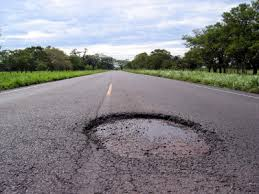
#> input picture Deep Blue/test images/pot12.jfif, 259 x 194 px
$ jupyter execute histogram_approach.ipynb
#> lines starting #> are read from the running program, lines starting #| are printed output that depends on the picture; after the words box and inside, x2 and y2 are one past the last pixel; in counts of white or black regions, pixels touching at a corner belong together
[cell 1]
import numpy as np
import argparse
import cv2

image = cv2.imread('test images/pot12.jfif')#pot07,img22.jfif,p77,pot01.jfif,pot02.jpg,pot06.jfif
#> image is the input picture: shape (194, 259, 3); mean B, G, R 133.8, 130.6, 131.8
orig = image.copy()
gray = cv2.cvtColor(image, cv2.COLOR_BGR2GRAY)
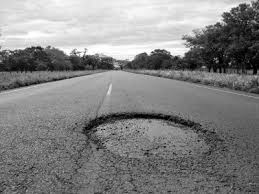
#> gray: shape (194, 259); min 0, max 255, mean 131.4
gray = cv2.GaussianBlur(gray, (11, 11), 0)
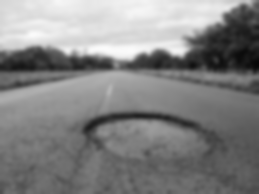
#> gray: shape (194, 259); min 7, max 251, mean 131.4
(minVal, maxVal, minLoc, maxLoc) = cv2.minMaxLoc(gray)
#> minVal = 7; maxVal = 251; minLoc = (257, 62); maxLoc = (101, 48)
image = orig.copy()
cv2.circle(image, minLoc, 1, (255, 0, 0), 2)
#> image: shape (194, 259, 3); 0.04% of pixels changed, all inside (x1, y1, x2, y2) = (255, 60, 259, 65)

# display the results of our newly improved method
cv2.imshow("Robust", image)
cv2.waitKey(0)

[cell 2]
import numpy as np
import imutils
import cv2
from matplotlib import pyplot as plt

img = cv2.imread('test images/pot12.jfif')#pot07,img22.jfif,p77,pot01.jfif,pot02.jpg,pot06.jfif
img33=img


plt.imshow(img33),
plt.show()
mask = np.zeros(img.shape[:2],np.uint8)

bgdModel = np.zeros((1,65),np.float64)
fgdModel = np.zeros((1,65),np.float64)

# rect = (50,50,450,290)
rect = (50,50,220,150)
cv2.grabCut(img,mask,rect,bgdModel,fgdModel,5,cv2.GC_INIT_WITH_RECT)

mask2 = np.where((mask==2)|(mask==0),0,1).astype('uint8')
img = img*mask2[:,:,np.newaxis]
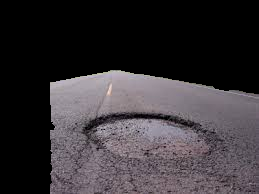
#> img: shape (194, 259, 3); mean B, G, R 55.3, 51.6, 56.2

plt.imshow(img),
plt.show()
# orig = image.copy()

background = img33-img
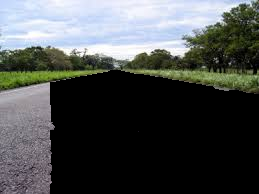
#> background: shape (194, 259, 3); mean B, G, R 78.5, 79, 75.6
background[np.where((background > [0,0,0]).all(axis = 2))] =[255,255,255]
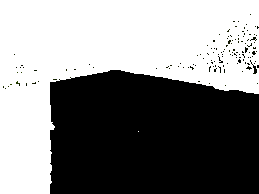
#> background: shape (194, 259, 3); mean B, G, R 133.2, 133.3, 133.3
final = background + img
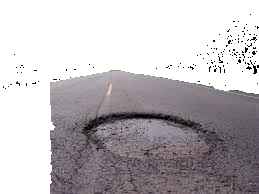
#> final: shape (194, 259, 3); mean B, G, R 188.5, 184.9, 189.4
# cv2.imshow("image", final )
# display the results of our newly improved method
gray = cv2.cvtColor(final, cv2.COLOR_BGR2GRAY)
gray = cv2.GaussianBlur(gray, (11, 11), 0)
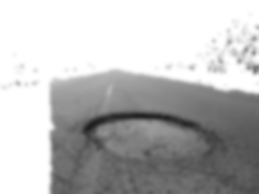
#> gray: shape (194, 259); min 30, max 255, mean 186.7
(minVal, maxVal, minLoc, maxLoc) = cv2.minMaxLoc(gray)
#> minVal = 30; maxVal = 255; minLoc = (90, 126); maxLoc = (0, 0)
# image = orig.copy()
cv2.circle(final, minLoc, 1, (255, 0, 0), 2)
#> final: shape (194, 259, 3); 0.04% of pixels changed, all inside (x1, y1, x2, y2) = (88, 124, 93, 129)
cv2.imshow("Robust", final)

cv2.waitKey(0)

$ run again, with Deep Blue/test images/img22.jfif copied over Deep Blue/test images/pot12.jfif
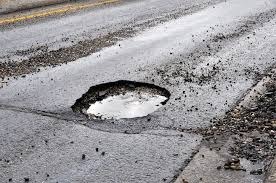
#> input picture Deep Blue/test images/img22.jfif, 276 x 183 px
#> image is the input picture: shape (183, 276, 3); mean B, G, R 152.1, 149.4, 151.4
#> `gray = cv2.GaussianBlur(gray, (11, 11), 0)`:
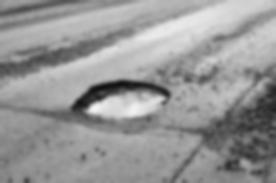
#> gray: shape (183, 276); min 16, max 244, mean 150.3
#> `(minVal, maxVal, minLoc, maxLoc) = cv2.minMaxLoc(gray)`: minVal = 16; maxVal = 244; minLoc = (102, 87); maxLoc = (94, 108)
#> image: shape (183, 276, 3); 0.04% of pixels changed, all inside (x1, y1, x2, y2) = (100, 85, 105, 90)
#> `gray = cv2.GaussianBlur(gray, (11, 11), 0)`:
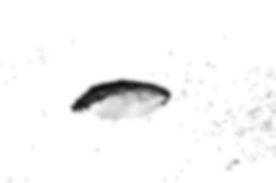
#> gray: shape (183, 276); min 18, max 255, mean 247.3
#> `(minVal, maxVal, minLoc, maxLoc) = cv2.minMaxLoc(gray)`: minVal = 18; maxVal = 255; maxLoc = (0, 0)

$ run again, with Deep Blue/test images/pot01.jfif copied over Deep Blue/test images/pot12.jfif
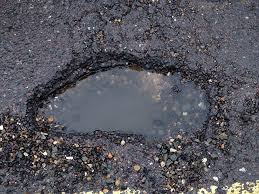
#> input picture Deep Blue/test images/pot01.jfif, 259 x 194 px
#> image is the input picture: shape (194, 259, 3); mean B, G, R 94.5, 86.7, 87.3
#> `gray = cv2.GaussianBlur(gray, (11, 11), 0)`:
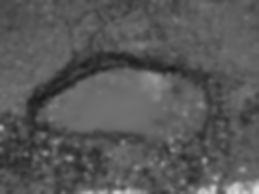
#> gray: shape (194, 259); min 26, max 221, mean 87.7
#> `(minVal, maxVal, minLoc, maxLoc) = cv2.minMaxLoc(gray)`: minVal = 26; maxVal = 221; minLoc = (41, 98); maxLoc = (258, 189)
#> image: shape (194, 259, 3); 0.04% of pixels changed, all inside (x1, y1, x2, y2) = (39, 96, 44, 101)
#> `gray = cv2.GaussianBlur(gray, (11, 11), 0)`:
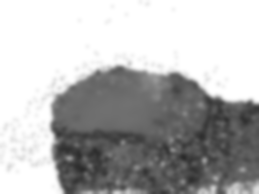
#> gray: shape (194, 259); min 42, max 255, mean 181
#> `(minVal, maxVal, minLoc, maxLoc) = cv2.minMaxLoc(gray)`: minVal = 42; maxVal = 255; minLoc = (183, 157); maxLoc = (0, 0)

$ run again, with Deep Blue/test images/pot02.jpg saved as Deep Blue/test images/pot12.jfif
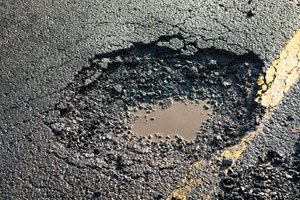
#> input picture Deep Blue/test images/pot02.jpg, 300 x 200 px
#> image is the input picture: shape (200, 300, 3); mean B, G, R 99.5, 103.9, 104
#> `(minVal, maxVal, minLoc, maxLoc) = cv2.minMaxLoc(gray)`: minVal = 18; maxVal = 238; minLoc = (250, 57); maxLoc = (291, 60)
#> image: shape (200, 300, 3); 0.03% of pixels changed, all inside (x1, y1, x2, y2) = (248, 55, 253, 60)
#> `gray = cv2.GaussianBlur(gray, (11, 11), 0)`:
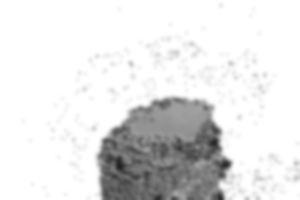
#> gray: shape (200, 300); min 33, max 255, mean 227.5
#> `(minVal, maxVal, minLoc, maxLoc) = cv2.minMaxLoc(gray)`: minVal = 33; maxVal = 255; minLoc = (119, 166); maxLoc = (0, 0)
